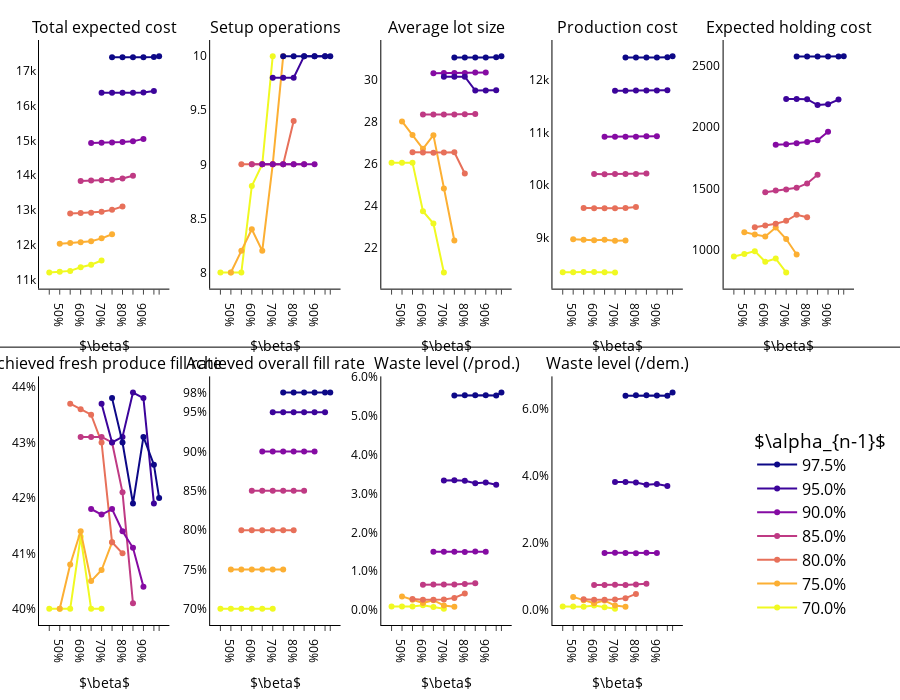

Source (notebook cell):
### Code cell
if st == "stat": s1 = "Average lot size"; s2 = "Production cost"
else: s1 = "Expected average lot size"; s2 = "Expected production cost"

fig = make_subplots(rows=2, cols=5, horizontal_spacing=0.05, vertical_spacing=0.15, subplot_titles=["Total expected cost","Setup operations",s1,s2,"Expected holding cost",
                                                "Achieved fresh produce fill rate","Achieved overall fill rate","Waste level (/prod.)","Waste level (/dem.)",None])

if view_bool:
    cols = sample_colorscale("plasma",[(bn1[-1]-b)/(bn1[-1]-bn1[0]) for b in bn1])
    y_axis_container = bn1; x_axis_container = epsilons; x_axis_values = diff_epsilons
    hover_text = "β"; x_ax_title = r"$\beta$"; legend_title = r"$\alpha_{n-1}$"

    total_prod_sl = {"ticks":"", "ticktext":[f"{b:.0%}" for b in bn1]}
else:
    cols = sample_colorscale("electric",[(diff_epsilons[-1]-a)/(diff_epsilons[-1]-diff_epsilons[0]) for a in diff_epsilons])
    y_axis_container = diff_epsilons; x_axis_container = bn1
    hover_text = "α(n-1)"; x_ax_title = r"$\alpha_{n-1}$"; legend_title = r"$\beta$"

    total_prod_sl = {"ticks":"outside", "ticktext":[f"{b:.0%}" if b*100 % 10 == 0 else "" for b in bn1]}

ix=0
for b in y_axis_container:
    if view_bool: xpoints = x_axis_container[b]; comb = {a:(b,a) for a in xpoints}
    else: xpoints = [a for a in bn1 if (a,b) in tot_fr]; comb = {a:(a,b) for a in xpoints}

    fig.add_trace(go.Scatter(x=xpoints, y=[np.average([total[comb[a]][rep] for rep in reps]) for a in xpoints], customdata=xpoints, mode="lines+markers", hovertemplate=hover_text+": %{customdata:.1%} <br>Tot. Exp. Cost = %{y:,.0f}", marker={"color":cols[ix]}, name=f"{b:.1%}", legendgroup=f"{b:.1%}", showlegend=False), row=1, col=1)
    fig.add_trace(go.Scatter(x=xpoints, y=[np.average([setup[comb[a]][rep]/f for rep in reps]) for a in xpoints], customdata=xpoints, mode="lines+markers", hovertemplate=hover_text+": %{customdata:.1%} <br>Setups = %{y:,.1f}", marker={"color":cols[ix]}, name=f"{b:.1%}" , legendgroup=f"{b:.1%}", showlegend=False), row=1, col=2)
    fig.add_trace(go.Scatter(x=xpoints, y=[np.average([production[comb[a]][rep]*f/(setup[comb[a]][rep]*c) for rep in reps]) for a in xpoints], customdata=xpoints, mode="lines+markers", hovertemplate=hover_text+": %{customdata:.1%} <br>Avg. Lot Size = %{y:,.1f}", marker={"color":cols[ix]}, name=f"{b:.1%}", legendgroup=f"{b:.1%}", showlegend=False), row=1, col=3)
    fig.add_trace(go.Scatter(x=xpoints, y=[np.average([production[comb[a]][rep] for rep in reps]) for a in xpoints], customdata=xpoints, mode="lines+markers", hovertemplate=hover_text+": %{customdata:.1%} <br>Prod. Cost = %{y:,.0f}", marker={"color":cols[ix]}, name=f"{b:.1%}", legendgroup=f"{b:.1%}", showlegend=False), row=1, col=4)
    fig.add_trace(go.Scatter(x=xpoints, y=[np.average([holding[comb[a]][rep] for rep in reps]) for a in xpoints], customdata=xpoints, mode="lines+markers", hovertemplate=hover_text+": %{customdata:.1%} <br>Exp. Hold. Cost = %{y:,.0f}", marker={"color":cols[ix]}, name=f"{b:.1%}", legendgroup=f"{b:.1%}", showlegend=False), row=1, col=5)
    fig.add_trace(go.Scatter(x=xpoints, y=[round(np.average([total_sl[comb[a]][rep][0] for rep in reps]),3) for a in xpoints], customdata=xpoints, mode="lines+markers", hovertemplate=hover_text+": %{customdata:.1%} <br>Fresh produce fill rate = %{y:,.2%}", marker={"color":cols[ix]}, name=f"{b:.1%}", legendgroup=f"{b:.1%}", showlegend=False), row=2, col=1)
    fig.add_trace(go.Scatter(x=xpoints, y=[round(np.average([total_sl[comb[a]][rep][G[-1]] for rep in reps]),3) for a in xpoints], customdata=xpoints, mode="lines+markers", hovertemplate=hover_text+": %{customdata:.1%} <br>Overall fill rate = %{y:,.2%}", marker={"color":cols[ix]}, name=f"{b:.1%}" , legendgroup=f"{b:.1%}", showlegend=False), row=2, col=2)
    fig.add_trace(go.Scatter(x=xpoints, y=[np.average([waste_prod[comb[a]][rep] for rep in reps]) for a in xpoints], customdata=xpoints, mode="lines+markers", hovertemplate=hover_text+": %{customdata:.1%} <br>Waste (/prod) = %{y:.2%}", marker={"color":cols[ix]}, name=f"{b:.1%}" , legendgroup=f"{b:.1%}", showlegend=False), row=2, col=3)
    fig.add_trace(go.Scatter(x=xpoints, y=[np.average([waste_dem[comb[a]][rep] for rep in reps]) for a in xpoints], customdata=xpoints, mode="lines+markers", hovertemplate=hover_text+": %{customdata:.1%} <br>Waste (/dem) = %{y:.2%}", marker={"color":cols[ix]}, name=f"{b:.1%}" , legendgroup=f"{b:.1%}", showlegend=True), row=2, col=4)
    ix += 1

for i in range(1,6):
    fig.update_xaxes(title={"text":x_ax_title, "font":{"color":"black"}}, ticks="outside", tickmode="array", tickvals=x_axis_values, ticktext=[f"{a:.0%}" if a*100 % 10 == 0 else "" for a in x_axis_values], showline=True, linewidth=1, linecolor="black", row=1, col=i, tickfont={"color":"black"})
    fig.update_yaxes(showline=True, linewidth=1, linecolor="black", row=1, col=i, tickfont={"color":"black"})
for i in range(1,5):
    fig.update_xaxes(title={"text":x_ax_title, "font":{"color":"black"}}, ticks="outside", tickmode="array", tickvals=x_axis_values, ticktext=[f"{a:.0%}" if a*100 % 10 == 0 else "" for a in x_axis_values], showline=True, linewidth=1, linecolor="black", row=2, col=i, tickfont={"color":"black"})
fig.update_yaxes(showline=True, linewidth=1, linecolor="black", tickformat=",.0%", row=2, col=1, tickfont={"color":"black"})
fig.update_yaxes(showline=True, linewidth=1, linecolor="black", tickvals=bn1, ticks=total_prod_sl["ticks"], ticktext=total_prod_sl["ticktext"], row=2, col=2, tickfont={"color":"black"})
fig.update_yaxes(showline=True, linewidth=1, linecolor="black", tickformat=",.1%", row=2, col=3, tickfont={"color":"black"})
fig.update_yaxes(showline=True, linewidth=1, linecolor="black", tickformat=",.1%", row=2, col=4, tickfont={"color":"black"})

fig.update_layout(plot_bgcolor='white', margin={"l":20, "r":20, "b":40, "t":40}, legend={"x":0.875, "y":0, "xref":"paper", "yref":"paper", "itemwidth":40, "traceorder":"reversed", "valign":"middle", "xanchor":"left", "title":{"text":legend_title, "side":"top center"}, "font":{"size":16, "color":"black"}}, height=700)
fig.update_layout(shapes=[dict(type="line", xref='paper', yref='paper', x0=-0.1, y0=0.475, x1=1.1, y1=0.475, line=dict(color="black", width=1))], hovermode="x" if hover_bool else "closest")
fig.update_annotations(font_color="black")

### Figure 1 — Plotly figure (JSON) as saved in the notebook; plotly's stock layout.template omitted (floating-point values rounded to 4 significant figures)
{"data": [{"customdata": [0.7, 0.65, 0.6, 0.55, 0.5, 0.45], "hovertemplate": "β: %{customdata:.1%} <br>Tot. Exp. Cost = %{y:,.0f}", "legendgroup": "70.0%", "marker": {"color": "rgb(240, 249, 33)"}, "mode": "lines+markers", "name": "70.0%", "showlegend": false, "type": "scatter", "x": [0.7, 0.65, 0.6, 0.55, 0.5, 0.45], "xaxis": "x", "y": [11550.0, 11430.0, 11350.0, 11250.0, 11220.0, 11200.0], "yaxis": "y"}, {"customdata": [0.7, 0.65, 0.6, 0.55, 0.5, 0.45], "hovertemplate": "β: %{customdata:.1%} <br>Setups = %{y:,.1f}", "legendgroup": "70.0%", "marker": {"color": "rgb(240, 249, 33)"}, "mode": "lines+markers", "name": "70.0%", "showlegend": false, "type": "scatter", "x": [0.7, 0.65, 0.6, 0.55, 0.5, 0.45], "xaxis": "x2", "y": [10, 9, 8.8, 8, 8, 8], "yaxis": "y2"}, {"customdata": [0.7, 0.65, 0.6, 0.55, 0.5, 0.45], "hovertemplate": "β: %{customdata:.1%} <br>Avg. Lot Size = %{y:,.1f}", "legendgroup": "70.0%", "marker": {"color": "rgb(240, 249, 33)"}, "mode": "lines+markers", "name": "70.0%", "showlegend": false, "type": "scatter", "x": [0.7, 0.65, 0.6, 0.55, 0.5, 0.45], "xaxis": "x3", "y": [20.83, 23.16, 23.75, 26.06, 26.06, 26.05], "yaxis": "y3"}, {"customdata": [0.7, 0.65, 0.6, 0.55, 0.5, 0.45], "hovertemplate": "β: %{customdata:.1%} <br>Prod. Cost = %{y:,.0f}", "legendgroup": "70.0%", "marker": {"color": "rgb(240, 249, 33)"}, "mode": "lines+markers", "name": "70.0%", "showlegend": false, "type": "scatter", "x": [0.7, 0.65, 0.6, 0.55, 0.5, 0.45], "xaxis": "x4", "y": [8332.0, 8338.0, 8339.0, 8339.0, 8338.0, 8338.0], "yaxis": "y4"}, {"customdata": [0.7, 0.65, 0.6, 0.55, 0.5, 0.45], "hovertemplate": "β: %{customdata:.1%} <br>Exp. Hold. Cost = %{y:,.0f}", "legendgroup": "70.0%", "marker": {"color": "rgb(240, 249, 33)"}, "mode": "lines+markers", "name": "70.0%", "showlegend": false, "type": "scatter", "x": [0.7, 0.65, 0.6, 0.55, 0.5, 0.45], "xaxis": "x5", "y": [815.2, 928.2, 902.1, 988.7, 964.7, 945.2], "yaxis": "y5"}, {"customdata": [0.7, 0.65, 0.6, 0.55, 0.5, 0.45], "hovertemplate": "β: %{customdata:.1%} <br>Fresh produce fill rate = %{y:,.2%}", "legendgroup": "70.0%", "marker": {"color": "rgb(240, 249, 33)"}, "mode": "lines+markers", "name": "70.0%", "showlegend": false, "type": "scatter", "x": [0.7, 0.65, 0.6, 0.55, 0.5, 0.45], "xaxis": "x6", "y": [0.4, 0.4, 0.413, 0.4, 0.4, 0.4], "yaxis": "y6"}, {"customdata": [0.7, 0.65, 0.6, 0.55, 0.5, 0.45], "hovertemplate": "β: %{customdata:.1%} <br>Overall fill rate = %{y:,.2%}", "legendgroup": "70.0%", "marker": {"color": "rgb(240, 249, 33)"}, "mode": "lines+markers", "name": "70.0%", "showlegend": false, "type": "scatter", "x": [0.7, 0.65, 0.6, 0.55, 0.5, 0.45], "xaxis": "x7", "y": [0.7, 0.7, 0.7, 0.7, 0.7, 0.7], "yaxis": "y7"}, {"customdata": [0.7, 0.65, 0.6, 0.55, 0.5, 0.45], "hovertemplate": "β: %{customdata:.1%} <br>Waste (/prod) = %{y:.2%}", "legendgroup": "70.0%", "marker": {"color": "rgb(240, 249, 33)"}, "mode": "lines+markers", "name": "70.0%", "showlegend": false, "type": "scatter", "x": [0.7, 0.65, 0.6, 0.55, 0.5, 0.45], "xaxis": "x8", "y": [0.000369, 0.0008129, 0.001264, 0.0009464, 0.0009524, 0.0009809], "yaxis": "y8"}, {"customdata": [0.7, 0.65, 0.6, 0.55, 0.5, 0.45], "hovertemplate": "β: %{customdata:.1%} <br>Waste (/dem) = %{y:.2%}", "legendgroup": "70.0%", "marker": {"color": "rgb(240, 249, 33)"}, "mode": "lines+markers", "name": "70.0%", "showlegend": true, "type": "scatter", "x": [0.7, 0.65, 0.6, 0.55, 0.5, 0.45], "xaxis": "x9", "y": [0.0004091, 0.0008904, 0.001385, 0.001063, 0.001075, 0.001106], "yaxis": "y9"}, {"customdata": [0.75, 0.7, 0.65, 0.6, 0.55, 0.5], "hovertemplate": "β: %{customdata:.1%} <br>Tot. Exp. Cost = %{y:,.0f}", "legendgroup": "75.0%", "marker": {"color": "rgb(252, 175, 51)"}, "mode": "lines+markers", "name": "75.0%", "showlegend": false, "type": "scatter", "x": [0.75, 0.7, 0.65, 0.6, 0.55, 0.5], "xaxis": "x", "y": [12300.0, 12180.0, 12100.0, 12070.0, 12050.0, 12030.0], "yaxis": "y"}, {"customdata": [0.75, 0.7, 0.65, 0.6, 0.55, 0.5], "hovertemplate": "β: %{customdata:.1%} <br>Setups = %{y:,.1f}", "legendgroup": "75.0%", "marker": {"color": "rgb(252, 175, 51)"}, "mode": "lines+markers", "name": "75.0%", "showlegend": false, "type": "scatter", "x": [0.75, 0.7, 0.65, 0.6, 0.55, 0.5], "xaxis": "x2", "y": [10, 9, 8.2, 8.4, 8.2, 8], "yaxis": "y2"}, {"customdata": [0.75, 0.7, 0.65, 0.6, 0.55, 0.5], "hovertemplate": "β: %{customdata:.1%} <br>Avg. Lot Size = %{y:,.1f}", "legendgroup": "75.0%", "marker": {"color": "rgb(252, 175, 51)"}, "mode": "lines+markers", "name": "75.0%", "showlegend": false, "type": "scatter", "x": [0.75, 0.7, 0.65, 0.6, 0.55, 0.5], "xaxis": "x3", "y": [22.35, 24.82, 27.37, 26.72, 27.37, 28.02], "yaxis": "y3"}, {"customdata": [0.75, 0.7, 0.65, 0.6, 0.55, 0.5], "hovertemplate": "β: %{customdata:.1%} <br>Prod. Cost = %{y:,.0f}", "legendgroup": "75.0%", "marker": {"color": "rgb(252, 175, 51)"}, "mode": "lines+markers", "name": "75.0%", "showlegend": false, "type": "scatter", "x": [0.75, 0.7, 0.65, 0.6, 0.55, 0.5], "xaxis": "x4", "y": [8940.0, 8936.0, 8955.0, 8945.0, 8956.0, 8967.0], "yaxis": "y4"}, {"customdata": [0.75, 0.7, 0.65, 0.6, 0.55, 0.5], "hovertemplate": "β: %{customdata:.1%} <br>Exp. Hold. Cost = %{y:,.0f}", "legendgroup": "75.0%", "marker": {"color": "rgb(252, 175, 51)"}, "mode": "lines+markers", "name": "75.0%", "showlegend": false, "type": "scatter", "x": [0.75, 0.7, 0.65, 0.6, 0.55, 0.5], "xaxis": "x5", "y": [961.7, 1087.0, 1181.0, 1108.0, 1125.0, 1143.0], "yaxis": "y5"}, {"customdata": [0.75, 0.7, 0.65, 0.6, 0.55, 0.5], "hovertemplate": "β: %{customdata:.1%} <br>Fresh produce fill rate = %{y:,.2%}", "legendgroup": "75.0%", "marker": {"color": "rgb(252, 175, 51)"}, "mode": "lines+markers", "name": "75.0%", "showlegend": false, "type": "scatter", "x": [0.75, 0.7, 0.65, 0.6, 0.55, 0.5], "xaxis": "x6", "y": [0.412, 0.407, 0.405, 0.414, 0.408, 0.4], "yaxis": "y6"}, {"customdata": [0.75, 0.7, 0.65, 0.6, 0.55, 0.5], "hovertemplate": "β: %{customdata:.1%} <br>Overall fill rate = %{y:,.2%}", "legendgroup": "75.0%", "marker": {"color": "rgb(252, 175, 51)"}, "mode": "lines+markers", "name": "75.0%", "showlegend": false, "type": "scatter", "x": [0.75, 0.7, 0.65, 0.6, 0.55, 0.5], "xaxis": "x7", "y": [0.75, 0.75, 0.75, 0.75, 0.75, 0.75], "yaxis": "y7"}, {"customdata": [0.75, 0.7, 0.65, 0.6, 0.55, 0.5], "hovertemplate": "β: %{customdata:.1%} <br>Waste (/prod) = %{y:.2%}", "legendgroup": "75.0%", "marker": {"color": "rgb(252, 175, 51)"}, "mode": "lines+markers", "name": "75.0%", "showlegend": false, "type": "scatter", "x": [0.75, 0.7, 0.65, 0.6, 0.55, 0.5], "xaxis": "x8", "y": [0.000907, 0.001229, 0.002574, 0.001873, 0.002682, 0.00356], "yaxis": "y8"}, {"customdata": [0.75, 0.7, 0.65, 0.6, 0.55, 0.5], "hovertemplate": "β: %{customdata:.1%} <br>Waste (/dem) = %{y:.2%}", "legendgroup": "75.0%", "marker": {"color": "rgb(252, 175, 51)"}, "mode": "lines+markers", "name": "75.0%", "showlegend": true, "type": "scatter", "x": [0.75, 0.7, 0.65, 0.6, 0.55, 0.5], "xaxis": "x9", "y": [0.001036, 0.001389, 0.002892, 0.002103, 0.003002, 0.003967], "yaxis": "y9"}, {"customdata": [0.8, 0.75, 0.7, 0.65, 0.6, 0.55], "hovertemplate": "β: %{customdata:.1%} <br>Tot. Exp. Cost = %{y:,.0f}", "legendgroup": "80.0%", "marker": {"color": "rgb(231, 112, 90)"}, "mode": "lines+markers", "name": "80.0%", "showlegend": false, "type": "scatter", "x": [0.8, 0.75, 0.7, 0.65, 0.6, 0.55], "xaxis": "x", "y": [13100.0, 13000.0, 12950.0, 12920.0, 12910.0, 12900.0], "yaxis": "y"}, {"customdata": [0.8, 0.75, 0.7, 0.65, 0.6, 0.55], "hovertemplate": "β: %{customdata:.1%} <br>Setups = %{y:,.1f}", "legendgroup": "80.0%", "marker": {"color": "rgb(231, 112, 90)"}, "mode": "lines+markers", "name": "80.0%", "showlegend": false, "type": "scatter", "x": [0.8, 0.75, 0.7, 0.65, 0.6, 0.55], "xaxis": "x2", "y": [9.4, 9, 9, 9, 9, 9], "yaxis": "y2"}, {"customdata": [0.8, 0.75, 0.7, 0.65, 0.6, 0.55], "hovertemplate": "β: %{customdata:.1%} <br>Avg. Lot Size = %{y:,.1f}", "legendgroup": "80.0%", "marker": {"color": "rgb(231, 112, 90)"}, "mode": "lines+markers", "name": "80.0%", "showlegend": false, "type": "scatter", "x": [0.8, 0.75, 0.7, 0.65, 0.6, 0.55], "xaxis": "x3", "y": [25.54, 26.55, 26.54, 26.54, 26.54, 26.55], "yaxis": "y3"}, {"customdata": [0.8, 0.75, 0.7, 0.65, 0.6, 0.55], "hovertemplate": "β: %{customdata:.1%} <br>Prod. Cost = %{y:,.0f}", "legendgroup": "80.0%", "marker": {"color": "rgb(231, 112, 90)"}, "mode": "lines+markers", "name": "80.0%", "showlegend": false, "type": "scatter", "x": [0.8, 0.75, 0.7, 0.65, 0.6, 0.55], "xaxis": "x4", "y": [9579.0, 9559.0, 9555.0, 9553.0, 9556.0, 9560.0], "yaxis": "y4"}, {"customdata": [0.8, 0.75, 0.7, 0.65, 0.6, 0.55], "hovertemplate": "β: %{customdata:.1%} <br>Exp. Hold. Cost = %{y:,.0f}", "legendgroup": "80.0%", "marker": {"color": "rgb(231, 112, 90)"}, "mode": "lines+markers", "name": "80.0%", "showlegend": false, "type": "scatter", "x": [0.8, 0.75, 0.7, 0.65, 0.6, 0.55], "xaxis": "x5", "y": [1265.0, 1285.0, 1235.0, 1211.0, 1197.0, 1183.0], "yaxis": "y5"}, {"customdata": [0.8, 0.75, 0.7, 0.65, 0.6, 0.55], "hovertemplate": "β: %{customdata:.1%} <br>Fresh produce fill rate = %{y:,.2%}", "legendgroup": "80.0%", "marker": {"color": "rgb(231, 112, 90)"}, "mode": "lines+markers", "name": "80.0%", "showlegend": false, "type": "scatter", "x": [0.8, 0.75, 0.7, 0.65, 0.6, 0.55], "xaxis": "x6", "y": [0.41, 0.412, 0.43, 0.435, 0.436, 0.437], "yaxis": "y6"}, {"customdata": [0.8, 0.75, 0.7, 0.65, 0.6, 0.55], "hovertemplate": "β: %{customdata:.1%} <br>Overall fill rate = %{y:,.2%}", "legendgroup": "80.0%", "marker": {"color": "rgb(231, 112, 90)"}, "mode": "lines+markers", "name": "80.0%", "showlegend": false, "type": "scatter", "x": [0.8, 0.75, 0.7, 0.65, 0.6, 0.55], "xaxis": "x7", "y": [0.8, 0.8, 0.8, 0.8, 0.8, 0.8], "yaxis": "y7"}, {"customdata": [0.8, 0.75, 0.7, 0.65, 0.6, 0.55], "hovertemplate": "β: %{customdata:.1%} <br>Waste (/prod) = %{y:.2%}", "legendgroup": "80.0%", "marker": {"color": "rgb(231, 112, 90)"}, "mode": "lines+markers", "name": "80.0%", "showlegend": false, "type": "scatter", "x": [0.8, 0.75, 0.7, 0.65, 0.6, 0.55], "xaxis": "x8", "y": [0.00431, 0.003173, 0.002762, 0.002715, 0.002728, 0.002887], "yaxis": "y8"}, {"customdata": [0.8, 0.75, 0.7, 0.65, 0.6, 0.55], "hovertemplate": "β: %{customdata:.1%} <br>Waste (/dem) = %{y:.2%}", "legendgroup": "80.0%", "marker": {"color": "rgb(231, 112, 90)"}, "mode": "lines+markers", "name": "80.0%", "showlegend": true, "type": "scatter", "x": [0.8, 0.75, 0.7, 0.65, 0.6, 0.55], "xaxis": "x9", "y": [0.004859, 0.003601, 0.003169, 0.003123, 0.003123, 0.003292], "yaxis": "y9"}, {"customdata": [0.85, 0.8, 0.75, 0.7, 0.65, 0.6], "hovertemplate": "β: %{customdata:.1%} <br>Tot. Exp. Cost = %{y:,.0f}", "legendgroup": "85.0%", "marker": {"color": "rgb(191, 58, 132)"}, "mode": "lines+markers", "name": "85.0%", "showlegend": false, "type": "scatter", "x": [0.85, 0.8, 0.75, 0.7, 0.65, 0.6], "xaxis": "x", "y": [13990.0, 13910.0, 13870.0, 13860.0, 13850.0, 13840.0], "yaxis": "y"}, {"customdata": [0.85, 0.8, 0.75, 0.7, 0.65, 0.6], "hovertemplate": "β: %{customdata:.1%} <br>Setups = %{y:,.1f}", "legendgroup": "85.0%", "marker": {"color": "rgb(191, 58, 132)"}, "mode": "lines+markers", "name": "85.0%", "showlegend": false, "type": "scatter", "x": [0.85, 0.8, 0.75, 0.7, 0.65, 0.6], "xaxis": "x2", "y": [9, 9, 9, 9, 9, 9], "yaxis": "y2"}, {"customdata": [0.85, 0.8, 0.75, 0.7, 0.65, 0.6], "hovertemplate": "β: %{customdata:.1%} <br>Avg. Lot Size = %{y:,.1f}", "legendgroup": "85.0%", "marker": {"color": "rgb(191, 58, 132)"}, "mode": "lines+markers", "name": "85.0%", "showlegend": false, "type": "scatter", "x": [0.85, 0.8, 0.75, 0.7, 0.65, 0.6], "xaxis": "x3", "y": [28.38, 28.36, 28.35, 28.35, 28.35, 28.36], "yaxis": "y3"}, {"customdata": [0.85, 0.8, 0.75, 0.7, 0.65, 0.6], "hovertemplate": "β: %{customdata:.1%} <br>Prod. Cost = %{y:,.0f}", "legendgroup": "85.0%", "marker": {"color": "rgb(191, 58, 132)"}, "mode": "lines+markers", "name": "85.0%", "showlegend": false, "type": "scatter", "x": [0.85, 0.8, 0.75, 0.7, 0.65, 0.6], "xaxis": "x4", "y": [10220.0, 10210.0, 10210.0, 10210.0, 10200.0, 10210.0], "yaxis": "y4"}, {"customdata": [0.85, 0.8, 0.75, 0.7, 0.65, 0.6], "hovertemplate": "β: %{customdata:.1%} <br>Exp. Hold. Cost = %{y:,.0f}", "legendgroup": "85.0%", "marker": {"color": "rgb(191, 58, 132)"}, "mode": "lines+markers", "name": "85.0%", "showlegend": false, "type": "scatter", "x": [0.85, 0.8, 0.75, 0.7, 0.65, 0.6], "xaxis": "x5", "y": [1611.0, 1540.0, 1504.0, 1491.0, 1481.0, 1469.0], "yaxis": "y5"}, {"customdata": [0.85, 0.8, 0.75, 0.7, 0.65, 0.6], "hovertemplate": "β: %{customdata:.1%} <br>Fresh produce fill rate = %{y:,.2%}", "legendgroup": "85.0%", "marker": {"color": "rgb(191, 58, 132)"}, "mode": "lines+markers", "name": "85.0%", "showlegend": false, "type": "scatter", "x": [0.85, 0.8, 0.75, 0.7, 0.65, 0.6], "xaxis": "x6", "y": [0.401, 0.421, 0.43, 0.431, 0.431, 0.431], "yaxis": "y6"}, {"customdata": [0.85, 0.8, 0.75, 0.7, 0.65, 0.6], "hovertemplate": "β: %{customdata:.1%} <br>Overall fill rate = %{y:,.2%}", "legendgroup": "85.0%", "marker": {"color": "rgb(191, 58, 132)"}, "mode": "lines+markers", "name": "85.0%", "showlegend": false, "type": "scatter", "x": [0.85, 0.8, 0.75, 0.7, 0.65, 0.6], "xaxis": "x7", "y": [0.85, 0.85, 0.85, 0.85, 0.85, 0.85], "yaxis": "y7"}, {"customdata": [0.85, 0.8, 0.75, 0.7, 0.65, 0.6], "hovertemplate": "β: %{customdata:.1%} <br>Waste (/prod) = %{y:.2%}", "legendgroup": "85.0%", "marker": {"color": "rgb(191, 58, 132)"}, "mode": "lines+markers", "name": "85.0%", "showlegend": false, "type": "scatter", "x": [0.85, 0.8, 0.75, 0.7, 0.65, 0.6], "xaxis": "x8", "y": [0.006945, 0.006744, 0.006608, 0.006618, 0.006603, 0.006563], "yaxis": "y8"}, {"customdata": [0.85, 0.8, 0.75, 0.7, 0.65, 0.6], "hovertemplate": "β: %{customdata:.1%} <br>Waste (/dem) = %{y:.2%}", "legendgroup": "85.0%", "marker": {"color": "rgb(191, 58, 132)"}, "mode": "lines+markers", "name": "85.0%", "showlegend": true, "type": "scatter", "x": [0.85, 0.8, 0.75, 0.7, 0.65, 0.6], "xaxis": "x9", "y": [0.007907, 0.007691, 0.007548, 0.007559, 0.007543, 0.007492], "yaxis": "y9"}, {"customdata": [0.9, 0.85, 0.8, 0.75, 0.7, 0.65], "hovertemplate": "β: %{customdata:.1%} <br>Tot. Exp. Cost = %{y:,.0f}", "legendgroup": "90.0%", "marker": {"color": "rgb(133, 11, 163)"}, "mode": "lines+markers", "name": "90.0%", "showlegend": false, "type": "scatter", "x": [0.9, 0.85, 0.8, 0.75, 0.7, 0.65], "xaxis": "x", "y": [15050.0, 14980.0, 14960.0, 14940.0, 14940.0, 14930.0], "yaxis": "y"}, {"customdata": [0.9, 0.85, 0.8, 0.75, 0.7, 0.65], "hovertemplate": "β: %{customdata:.1%} <br>Setups = %{y:,.1f}", "legendgroup": "90.0%", "marker": {"color": "rgb(133, 11, 163)"}, "mode": "lines+markers", "name": "90.0%", "showlegend": false, "type": "scatter", "x": [0.9, 0.85, 0.8, 0.75, 0.7, 0.65], "xaxis": "x2", "y": [9, 9, 9, 9, 9, 9], "yaxis": "y2"}, {"customdata": [0.9, 0.85, 0.8, 0.75, 0.7, 0.65], "hovertemplate": "β: %{customdata:.1%} <br>Avg. Lot Size = %{y:,.1f}", "legendgroup": "90.0%", "marker": {"color": "rgb(133, 11, 163)"}, "mode": "lines+markers", "name": "90.0%", "showlegend": false, "type": "scatter", "x": [0.9, 0.85, 0.8, 0.75, 0.7, 0.65], "xaxis": "x3", "y": [30.35, 30.35, 30.33, 30.33, 30.33, 30.32], "yaxis": "y3"}, {"customdata": [0.9, 0.85, 0.8, 0.75, 0.7, 0.65], "hovertemplate": "β: %{customdata:.1%} <br>Prod. Cost = %{y:,.0f}", "legendgroup": "90.0%", "marker": {"color": "rgb(133, 11, 163)"}, "mode": "lines+markers", "name": "90.0%", "showlegend": false, "type": "scatter", "x": [0.9, 0.85, 0.8, 0.75, 0.7, 0.65], "xaxis": "x4", "y": [10930.0, 10920.0, 10920.0, 10920.0, 10920.0, 10920.0], "yaxis": "y4"}, {"customdata": [0.9, 0.85, 0.8, 0.75, 0.7, 0.65], "hovertemplate": "β: %{customdata:.1%} <br>Exp. Hold. Cost = %{y:,.0f}", "legendgroup": "90.0%", "marker": {"color": "rgb(133, 11, 163)"}, "mode": "lines+markers", "name": "90.0%", "showlegend": false, "type": "scatter", "x": [0.9, 0.85, 0.8, 0.75, 0.7, 0.65], "xaxis": "x5", "y": [1961.0, 1891.0, 1877.0, 1867.0, 1858.0, 1854.0], "yaxis": "y5"}, {"customdata": [0.9, 0.85, 0.8, 0.75, 0.7, 0.65], "hovertemplate": "β: %{customdata:.1%} <br>Fresh produce fill rate = %{y:,.2%}", "legendgroup": "90.0%", "marker": {"color": "rgb(133, 11, 163)"}, "mode": "lines+markers", "name": "90.0%", "showlegend": false, "type": "scatter", "x": [0.9, 0.85, 0.8, 0.75, 0.7, 0.65], "xaxis": "x6", "y": [0.404, 0.411, 0.414, 0.418, 0.417, 0.418], "yaxis": "y6"}, {"customdata": [0.9, 0.85, 0.8, 0.75, 0.7, 0.65], "hovertemplate": "β: %{customdata:.1%} <br>Overall fill rate = %{y:,.2%}", "legendgroup": "90.0%", "marker": {"color": "rgb(133, 11, 163)"}, "mode": "lines+markers", "name": "90.0%", "showlegend": false, "type": "scatter", "x": [0.9, 0.85, 0.8, 0.75, 0.7, 0.65], "xaxis": "x7", "y": [0.9, 0.9, 0.9, 0.9, 0.9, 0.9], "yaxis": "y7"}, {"customdata": [0.9, 0.85, 0.8, 0.75, 0.7, 0.65], "hovertemplate": "β: %{customdata:.1%} <br>Waste (/prod) = %{y:.2%}", "legendgroup": "90.0%", "marker": {"color": "rgb(133, 11, 163)"}, "mode": "lines+markers", "name": "90.0%", "showlegend": false, "type": "scatter", "x": [0.9, 0.85, 0.8, 0.75, 0.7, 0.65], "xaxis": "x8", "y": [0.01502, 0.01507, 0.01496, 0.015, 0.01505, 0.01504], "yaxis": "y8"}, {"customdata": [0.9, 0.85, 0.8, 0.75, 0.7, 0.65], "hovertemplate": "β: %{customdata:.1%} <br>Waste (/dem) = %{y:.2%}", "legendgroup": "90.0%", "marker": {"color": "rgb(133, 11, 163)"}, "mode": "lines+markers", "name": "90.0%", "showlegend": true, "type": "scatter", "x": [0.9, 0.85, 0.8, 0.75, 0.7, 0.65], "xaxis": "x9", "y": [0.01708, 0.01713, 0.01702, 0.01707, 0.01711, 0.01711], "yaxis": "y9"}, {"customdata": [0.95, 0.9, 0.85, 0.8, 0.75, 0.7], "hovertemplate": "β: %{customdata:.1%} <br>Tot. Exp. Cost = %{y:,.0f}", "legendgroup": "95.0%", "marker": {"color": "rgb(60, 4, 155)"}, "mode": "lines+markers", "name": "95.0%", "showlegend": false, "type": "scatter", "x": [0.95, 0.9, 0.85, 0.8, 0.75, 0.7], "xaxis": "x", "y": [16420.0, 16380.0, 16380.0, 16370.0, 16370.0, 16370.0], "yaxis": "y"}, {"customdata": [0.95, 0.9, 0.85, 0.8, 0.75, 0.7], "hovertemplate": "β: %{customdata:.1%} <br>Setups = %{y:,.1f}", "legendgroup": "95.0%", "marker": {"color": "rgb(60, 4, 155)"}, "mode": "lines+markers", "name": "95.0%", "showlegend": false, "type": "scatter", "x": [0.95, 0.9, 0.85, 0.8, 0.75, 0.7], "xaxis": "x2", "y": [10, 10, 10, 9.8, 9.8, 9.8], "yaxis": "y2"}, {"customdata": [0.95, 0.9, 0.85, 0.8, 0.75, 0.7], "hovertemplate": "β: %{customdata:.1%} <br>Avg. Lot Size = %{y:,.1f}", "legendgroup": "95.0%", "marker": {"color": "rgb(60, 4, 155)"}, "mode": "lines+markers", "name": "95.0%", "showlegend": false, "type": "scatter", "x": [0.95, 0.9, 0.85, 0.8, 0.75, 0.7], "xaxis": "x3", "y": [29.5, 29.49, 29.49, 30.15, 30.15, 30.15], "yaxis": "y3"}, {"customdata": [0.95, 0.9, 0.85, 0.8, 0.75, 0.7], "hovertemplate": "β: %{customdata:.1%} <br>Prod. Cost = %{y:,.0f}", "legendgroup": "95.0%", "marker": {"color": "rgb(60, 4, 155)"}, "mode": "lines+markers", "name": "95.0%", "showlegend": false, "type": "scatter", "x": [0.95, 0.9, 0.85, 0.8, 0.75, 0.7], "xaxis": "x4", "y": [11800.0, 11800.0, 11800.0, 11800.0, 11790.0, 11790.0], "yaxis": "y4"}, {"customdata": [0.95, 0.9, 0.85, 0.8, 0.75, 0.7], "hovertemplate": "β: %{customdata:.1%} <br>Exp. Hold. Cost = %{y:,.0f}", "legendgroup": "95.0%", "marker": {"color": "rgb(60, 4, 155)"}, "mode": "lines+markers", "name": "95.0%", "showlegend": false, "type": "scatter", "x": [0.95, 0.9, 0.85, 0.8, 0.75, 0.7], "xaxis": "x5", "y": [2222.0, 2185.0, 2178.0, 2225.0, 2227.0, 2227.0], "yaxis": "y5"}, {"customdata": [0.95, 0.9, 0.85, 0.8, 0.75, 0.7], "hovertemplate": "β: %{customdata:.1%} <br>Fresh produce fill rate = %{y:,.2%}", "legendgroup": "95.0%", "marker": {"color": "rgb(60, 4, 155)"}, "mode": "lines+markers", "name": "95.0%", "showlegend": false, "type": "scatter", "x": [0.95, 0.9, 0.85, 0.8, 0.75, 0.7], "xaxis": "x6", "y": [0.419, 0.438, 0.439, 0.431, 0.43, 0.437], "yaxis": "y6"}, {"customdata": [0.95, 0.9, 0.85, 0.8, 0.75, 0.7], "hovertemplate": "β: %{customdata:.1%} <br>Overall fill rate = %{y:,.2%}", "legendgroup": "95.0%", "marker": {"color": "rgb(60, 4, 155)"}, "mode": "lines+markers", "name": "95.0%", "showlegend": false, "type": "scatter", "x": [0.95, 0.9, 0.85, 0.8, 0.75, 0.7], "xaxis": "x7", "y": [0.95, 0.95, 0.95, 0.95, 0.95, 0.95], "yaxis": "y7"}, {"customdata": [0.95, 0.9, 0.85, 0.8, 0.75, 0.7], "hovertemplate": "β: %{customdata:.1%} <br>Waste (/prod) = %{y:.2%}", "legendgroup": "95.0%", "marker": {"color": "rgb(60, 4, 155)"}, "mode": "lines+markers", "name": "95.0%", "showlegend": false, "type": "scatter", "x": [0.95, 0.9, 0.85, 0.8, 0.75, 0.7], "xaxis": "x8", "y": [0.03221, 0.03281, 0.03261, 0.03322, 0.03335, 0.03333], "yaxis": "y8"}, {"customdata": [0.95, 0.9, 0.85, 0.8, 0.75, 0.7], "hovertemplate": "β: %{customdata:.1%} <br>Waste (/dem) = %{y:.2%}", "legendgroup": "95.0%", "marker": {"color": "rgb(60, 4, 155)"}, "mode": "lines+markers", "name": "95.0%", "showlegend": true, "type": "scatter", "x": [0.95, 0.9, 0.85, 0.8, 0.75, 0.7], "xaxis": "x9", "y": [0.03706, 0.03769, 0.03748, 0.03814, 0.03827, 0.03826], "yaxis": "y9"}, {"customdata": [0.975, 0.95, 0.9, 0.85, 0.8, 0.75], "hovertemplate": "β: %{customdata:.1%} <br>Tot. Exp. Cost = %{y:,.0f}", "legendgroup": "97.5%", "marker": {"color": "rgb(13, 8, 135)"}, "mode": "lines+markers", "name": "97.5%", "showlegend": false, "type": "scatter", "x": [0.975, 0.95, 0.9, 0.85, 0.8, 0.75], "xaxis": "x", "y": [17430.0, 17400.0, 17400.0, 17400.0, 17400.0, 17400.0], "yaxis": "y"}, {"customdata": [0.975, 0.95, 0.9, 0.85, 0.8, 0.75], "hovertemplate": "β: %{customdata:.1%} <br>Setups = %{y:,.1f}", "legendgroup": "97.5%", "marker": {"color": "rgb(13, 8, 135)"}, "mode": "lines+markers", "name": "97.5%", "showlegend": false, "type": "scatter", "x": [0.975, 0.95, 0.9, 0.85, 0.8, 0.75], "xaxis": "x2", "y": [10, 10, 10, 10, 10, 10], "yaxis": "y2"}, {"customdata": [0.975, 0.95, 0.9, 0.85, 0.8, 0.75], "hovertemplate": "β: %{customdata:.1%} <br>Avg. Lot Size = %{y:,.1f}", "legendgroup": "97.5%", "marker": {"color": "rgb(13, 8, 135)"}, "mode": "lines+markers", "name": "97.5%", "showlegend": false, "type": "scatter", "x": [0.975, 0.95, 0.9, 0.85, 0.8, 0.75], "xaxis": "x3", "y": [31.13, 31.07, 31.06, 31.06, 31.06, 31.06], "yaxis": "y3"}, {"customdata": [0.975, 0.95, 0.9, 0.85, 0.8, 0.75], "hovertemplate": "β: %{customdata:.1%} <br>Prod. Cost = %{y:,.0f}", "legendgroup": "97.5%", "marker": {"color": "rgb(13, 8, 135)"}, "mode": "lines+markers", "name": "97.5%", "showlegend": false, "type": "scatter", "x": [0.975, 0.95, 0.9, 0.85, 0.8, 0.75], "xaxis": "x4", "y": [12450.0, 12430.0, 12430.0, 12420.0, 12420.0, 12420.0], "yaxis": "y4"}, {"customdata": [0.975, 0.95, 0.9, 0.85, 0.8, 0.75], "hovertemplate": "β: %{customdata:.1%} <br>Exp. Hold. Cost = %{y:,.0f}", "legendgroup": "97.5%", "marker": {"color": "rgb(13, 8, 135)"}, "mode": "lines+markers", "name": "97.5%", "showlegend": false, "type": "scatter", "x": [0.975, 0.95, 0.9, 0.85, 0.8, 0.75], "xaxis": "x5", "y": [2576.0, 2574.0, 2574.0, 2574.0, 2574.0, 2574.0], "yaxis": "y5"}, {"customdata": [0.975, 0.95, 0.9, 0.85, 0.8, 0.75], "hovertemplate": "β: %{customdata:.1%} <br>Fresh produce fill rate = %{y:,.2%}", "legendgroup": "97.5%", "marker": {"color": "rgb(13, 8, 135)"}, "mode": "lines+markers", "name": "97.5%", "showlegend": false, "type": "scatter", "x": [0.975, 0.95, 0.9, 0.85, 0.8, 0.75], "xaxis": "x6", "y": [0.42, 0.426, 0.431, 0.419, 0.43, 0.438], "yaxis": "y6"}, {"customdata": [0.975, 0.95, 0.9, 0.85, 0.8, 0.75], "hovertemplate": "β: %{customdata:.1%} <br>Overall fill rate = %{y:,.2%}", "legendgroup": "97.5%", "marker": {"color": "rgb(13, 8, 135)"}, "mode": "lines+markers", "name": "97.5%", "showlegend": false, "type": "scatter", "x": [0.975, 0.95, 0.9, 0.85, 0.8, 0.75], "xaxis": "x7", "y": [0.975, 0.975, 0.975, 0.975, 0.975, 0.975], "yaxis": "y7"}, {"customdata": [0.975, 0.95, 0.9, 0.85, 0.8, 0.75], "hovertemplate": "β: %{customdata:.1%} <br>Waste (/prod) = %{y:.2%}", "legendgroup": "97.5%", "marker": {"color": "rgb(13, 8, 135)"}, "mode": "lines+markers", "name": "97.5%", "showlegend": false, "type": "scatter", "x": [0.975, 0.95, 0.9, 0.85, 0.8, 0.75], "xaxis": "x8", "y": [0.05587, 0.05509, 0.05519, 0.05518, 0.05519, 0.05515], "yaxis": "y8"}, {"customdata": [0.975, 0.95, 0.9, 0.85, 0.8, 0.75], "hovertemplate": "β: %{customdata:.1%} <br>Waste (/dem) = %{y:.2%}", "legendgroup": "97.5%", "marker": {"color": "rgb(13, 8, 135)"}, "mode": "lines+markers", "name": "97.5%", "showlegend": true, "type": "scatter", "x": [0.975, 0.95, 0.9, 0.85, 0.8, 0.75], "xaxis": "x9", "y": [0.06496, 0.06399, 0.06407, 0.06413, 0.06412, 0.06404], "yaxis": "y9"}], "layout": {"annotations": [{"font": {"color": "black", "size": 16}, "showarrow": false, "text": "Total expected cost", "x": 0.08, "xanchor": "center", "xref": "paper", "y": 1, "yanchor": "bottom", "yref": "paper"}, {"font": {"color": "black", "size": 16}, "showarrow": false, "text": "Setup operations", "x": 0.29, "xanchor": "center", "xref": "paper", "y": 1, "yanchor": "bottom", "yref": "paper"}, {"font": {"color": "black", "size": 16}, "showarrow": false, "text": "Average lot size", "x": 0.5, "xanchor": "center", "xref": "paper", "y": 1, "yanchor": "bottom", "yref": "paper"}, {"font": {"color": "black", "size": 16}, "showarrow": false, "text": "Production cost", "x": 0.71, "xanchor": "center", "xref": "paper", "y": 1, "yanchor": "bottom", "yref": "paper"}, {"font": {"color": "black", "size": 16}, "showarrow": false, "text": "Expected holding cost", "x": 0.92, "xanchor": "center", "xref": "paper", "y": 1, "yanchor": "bottom", "yref": "paper"}, {"font": {"color": "black", "size": 16}, "showarrow": false, "text": "Achieved fresh produce fill rate", "x": 0.08, "xanchor": "center", "xref": "paper", "y": 0.425, "yanchor": "bottom", "yref": "paper"}, {"font": {"color": "black", "size": 16}, "showarrow": false, "text": "Achieved overall fill rate", "x": 0.29, "xanchor": "center", "xref": "paper", "y": 0.425, "yanchor": "bottom", "yref": "paper"}, {"font": {"color": "black", "size": 16}, "showarrow": false, "text": "Waste level (/prod.)", "x": 0.5, "xanchor": "center", "xref": "paper", "y": 0.425, "yanchor": "bottom", "yref": "paper"}, {"font": {"color": "black", "size": 16}, "showarrow": false, "text": "Waste level (/dem.)", "x": 0.71, "xanchor": "center", "xref": "paper", "y": 0.425, "yanchor": "bottom", "yref": "paper"}], "height": 700, "hovermode": "closest", "legend": {"font": {"color": "black", "size": 16}, "itemwidth": 40, "title": {"side": "top center", "text": "$\\alpha_{n-1}$"}, "traceorder": "reversed", "valign": "middle", "x": 0.875, "xanchor": "left", "xref": "paper", "y": 0, "yref": "paper"}, "margin": {"b": 40, "l": 20, "r": 20, "t": 40}, "plot_bgcolor": "white", "shapes": [{"line": {"color": "black", "width": 1}, "type": "line", "x0": -0.1, "x1": 1.1, "xref": "paper", "y0": 0.475, "y1": 0.475, "yref": "paper"}], "xaxis": {"anchor": "y", "domain": [0, 0.16], "linecolor": "black", "linewidth": 1, "showline": true, "tickfont": {"color": "black"}, "tickmode": "array", "ticks": "outside", "ticktext": ["", "50%", "", "60%", "", "70%", "", "80%", "", "90%", "", ""], "tickvals": [0.45, 0.5, 0.55, 0.6, 0.65, 0.7, 0.75, 0.8, 0.85, 0.9, 0.95, 0.975], "title": {"font": {"color": "black"}, "text": "$\\beta$"}}, "xaxis10": {"anchor": "y10", "domain": [0.84, 1]}, "xaxis2": {"anchor": "y2", "domain": [0.21, 0.37], "linecolor": "black", "linewidth": 1, "showline": true, "tickfont": {"color": "black"}, "tickmode": "array", "ticks": "outside", "ticktext": ["", "50%", "", "60%", "", "70%", "", "80%", "", "90%", "", ""], "tickvals": [0.45, 0.5, 0.55, 0.6, 0.65, 0.7, 0.75, 0.8, 0.85, 0.9, 0.95, 0.975], "title": {"font": {"color": "black"}, "text": "$\\beta$"}}, "xaxis3": {"anchor": "y3", "domain": [0.42, 0.58], "linecolor": "black", "linewidth": 1, "showline": true, "tickfont": {"color": "black"}, "tickmode": "array", "ticks": "outside", "ticktext": ["", "50%", "", "60%", "", "70%", "", "80%", "", "90%", "", ""], "tickvals": [0.45, 0.5, 0.55, 0.6, 0.65, 0.7, 0.75, 0.8, 0.85, 0.9, 0.95, 0.975], "title": {"font": {"color": "black"}, "text": "$\\beta$"}}, "xaxis4": {"anchor": "y4", "domain": [0.63, 0.79], "linecolor": "black", "linewidth": 1, "showline": true, "tickfont": {"color": "black"}, "tickmode": "array", "ticks": "outside", "ticktext": ["", "50%", "", "60%", "", "70%", "", "80%", "", "90%", "", ""], "tickvals": [0.45, 0.5, 0.55, 0.6, 0.65, 0.7, 0.75, 0.8, 0.85, 0.9, 0.95, 0.975], "title": {"font": {"color": "black"}, "text": "$\\beta$"}}, "xaxis5": {"anchor": "y5", "domain": [0.84, 1], "linecolor": "black", "linewidth": 1, "showline": true, "tickfont": {"color": "black"}, "tickmode": "array", "ticks": "outside", "ticktext": ["", "50%", "", "60%", "", "70%", "", "80%", "", "90%", "", ""], "tickvals": [0.45, 0.5, 0.55, 0.6, 0.65, 0.7, 0.75, 0.8, 0.85, 0.9, 0.95, 0.975], "title": {"font": {"color": "black"}, "text": "$\\beta$"}}, "xaxis6": {"anchor": "y6", "domain": [0, 0.16], "linecolor": "black", "linewidth": 1, "showline": true, "tickfont": {"color": "black"}, "tickmode": "array", "ticks": "outside", "ticktext": ["", "50%", "", "60%", "", "70%", "", "80%", "", "90%", "", ""], "tickvals": [0.45, 0.5, 0.55, 0.6, 0.65, 0.7, 0.75, 0.8, 0.85, 0.9, 0.95, 0.975], "title": {"font": {"color": "black"}, "text": "$\\beta$"}}, "xaxis7": {"anchor": "y7", "domain": [0.21, 0.37], "linecolor": "black", "linewidth": 1, "showline": true, "tickfont": {"color": "black"}, "tickmode": "array", "ticks": "outside", "ticktext": ["", "50%", "", "60%", "", "70%", "", "80%", "", "90%", "", ""], "tickvals": [0.45, 0.5, 0.55, 0.6, 0.65, 0.7, 0.75, 0.8, 0.85, 0.9, 0.95, 0.975], "title": {"font": {"color": "black"}, "text": "$\\beta$"}}, "xaxis8": {"anchor": "y8", "domain": [0.42, 0.58], "linecolor": "black", "linewidth": 1, "showline": true, "tickfont": {"color": "black"}, "tickmode": "array", "ticks": "outside", "ticktext": ["", "50%", "", "60%", "", "70%", "", "80%", "", "90%", "", ""], "tickvals": [0.45, 0.5, 0.55, 0.6, 0.65, 0.7, 0.75, 0.8, 0.85, 0.9, 0.95, 0.975], "title": {"font": {"color": "black"}, "text": "$\\beta$"}}, "xaxis9": {"anchor": "y9", "domain": [0.63, 0.79], "linecolor": "black", "linewidth": 1, "showline": true, "tickfont": {"color": "black"}, "tickmode": "array", "ticks": "outside", "ticktext": ["", "50%", "", "60%", "", "70%", "", "80%", "", "90%", "", ""], "tickvals": [0.45, 0.5, 0.55, 0.6, 0.65, 0.7, 0.75, 0.8, 0.85, 0.9, 0.95, 0.975], "title": {"font": {"color": "black"}, "text": "$\\beta$"}}, "yaxis": {"anchor": "x", "domain": [0.575, 1], "linecolor": "black", "linewidth": 1, "showline": true, "tickfont": {"color": "black"}}, "yaxis10": {"anchor": "x10", "domain": [0, 0.425]}, "yaxis2": {"anchor": "x2", "domain": [0.575, 1], "linecolor": "black", "linewidth": 1, "showline": true, "tickfont": {"color": "black"}}, "yaxis3": {"anchor": "x3", "domain": [0.575, 1], "linecolor": "black", "linewidth": 1, "showline": true, "tickfont": {"color": "black"}}, "yaxis4": {"anchor": "x4", "domain": [0.575, 1], "linecolor": "black", "linewidth": 1, "showline": true, "tickfont": {"color": "black"}}, "yaxis5": {"anchor": "x5", "domain": [0.575, 1], "linecolor": "black", "linewidth": 1, "showline": true, "tickfont": {"color": "black"}}, "yaxis6": {"anchor": "x6", "domain": [0, 0.425], "linecolor": "black", "linewidth": 1, "showline": true, "tickfont": {"color": "black"}, "tickformat": ",.0%"}, "yaxis7": {"anchor": "x7", "domain": [0, 0.425], "linecolor": "black", "linewidth": 1, "showline": true, "tickfont": {"color": "black"}, "ticks": "", "ticktext": ["70%", "75%", "80%", "85%", "90%", "95%", "98%"], "tickvals": [0.7, 0.75, 0.8, 0.85, 0.9, 0.95, 0.975]}, "yaxis8": {"anchor": "x8", "domain": [0, 0.425], "linecolor": "black", "linewidth": 1, "showline": true, "tickfont": {"color": "black"}, "tickformat": ",.1%"}, "yaxis9": {"anchor": "x9", "domain": [0, 0.425], "linecolor": "black", "linewidth": 1, "showline": true, "tickfont": {"color": "black"}, "tickformat": ",.1%"}}}
